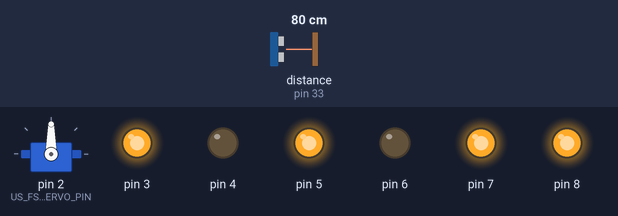
A sketch run on a simulated Arduino Mega 2560, built with avr-gcc and run on an emulated ATmega2560. Shown: servo, output pins drawn as LEDs (lit = HIGH). Wiring (inferred from the names in the program): ultrasonic range finder: trigger pin 32; echo pin 33. Inputs (shaded band) come from the test bench; at power-on: distance to the obstacle (sensor on pin 33) 80 cm. The echo pulse lasts 58.3 µs per cm; random numbers use the default seed unless the sketch sets one; pins used as bus, display or sensor lines are not drawn.

Above: at 1.2 s.
1.3 s: distance to the obstacle (sensor on pin 33) set to 18 cm
2.8 s: distance to the obstacle (sensor on pin 33) set to 15 cm
At 4.5 s:
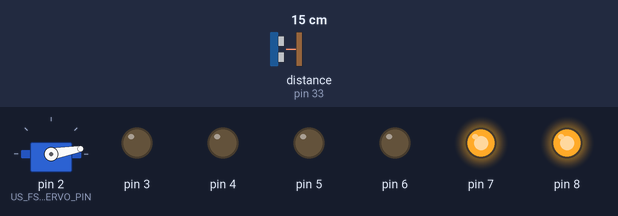
5.8 s: distance to the obstacle (sensor on pin 33) set to 35 cm
At 8.4 s:
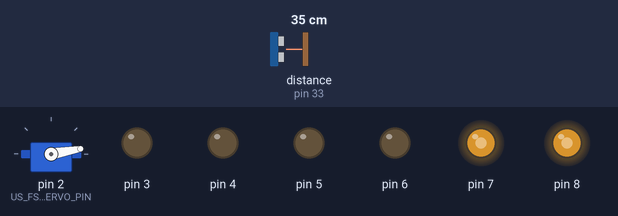
8.8 s: distance to the obstacle (sensor on pin 33) set to 2 cm
11.8 s: distance to the obstacle (sensor on pin 33) set to 60 cm
At 12.9 s:
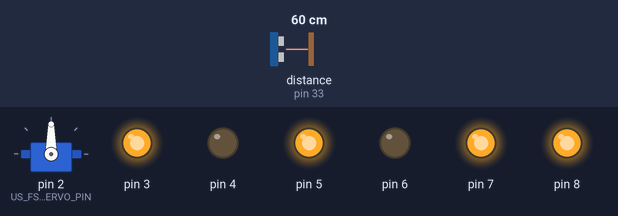
13.7 s: distance to the obstacle (sensor on pin 33) set to 4 cm
At 17.2 s:
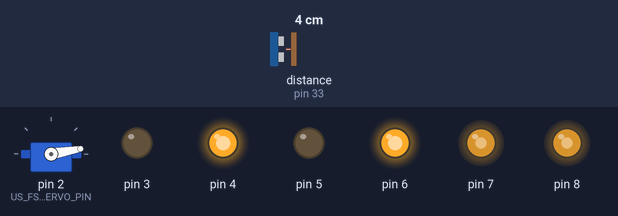
Timing chart, 0 to 17.7 s (numbered marks = the images above; inputs shaded):
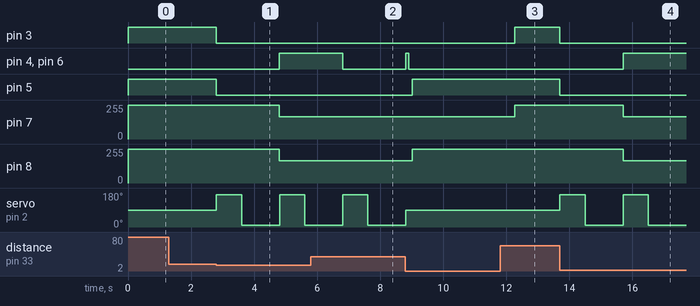

Measured:
- the behaviour switches between 17 and 16 cm on distance to the obstacle (sensor on pin 33) (found by bisection; images 0 and 1)
- after the input at 1.3 s, every drawn part: stays the same
- after the input at 2.8 s, pin 3, pin 5: HIGH → LOW at once; pin 4, pin 6: LOW → HIGH after 2.0 s; pin 7, pin 8: 255/255 → 167/255 after 2.0 s; servo on pin 2 (US_FS_SERVO_PIN): alternates 170° for 0.80 s and 10° for 1.2 s, starting at once
- after the input at 5.8 s, pin 4, pin 6: HIGH → LOW after 1.0 s
- after the input at 11.8 s, pin 3: LOW → HIGH after 0.47 s; pin 7: 167/255 → 255/255 after 0.47 s
- after the input at 13.7 s, pin 3, pin 5: HIGH → LOW at once; pin 4, pin 6: LOW → HIGH after 2.0 s; pin 7, pin 8: 255/255 → 167/255 after 2.0 s; servo on pin 2 (US_FS_SERVO_PIN): alternates 170° for 0.80 s and 10° for 1.2 s, starting at once

The sketch:

Robot.ino
```cpp
#include "doRobot.h"

DoRobot Robot;

void setup() {
	randomSeed(analogRead(0));
	Robot.init();
}

void loop() {
	Robot.run();
}
```

Antrieb2Motor.cpp
```cpp
#include "Antrieb2Motor.h"
#include <Arduino.h>

Antrieb2Motor::Antrieb2Motor(){}

Antrieb2Motor::Antrieb2Motor(int L_IN1, int L_IN2, int L_ENA, int R_IN1, int R_IN2, int R_ENA)
{
	LMotor.setPins(L_IN1, L_IN2, L_ENA);
	RMotor.setPins(R_IN1, R_IN2, R_ENA);
}

Antrieb2Motor::~Antrieb2Motor()
{

}

void Antrieb2Motor::setPins(const int L_IN1, const int L_IN2, const int L_ENA, const int R_IN1, const int R_IN2, const int R_ENA)
{
	LMotor.setPins(L_IN1, L_IN2, L_ENA);
	RMotor.setPins(R_IN1, R_IN2, R_ENA);
}

// gerade Vorwaerts
void Antrieb2Motor::Forward(int speed)
{
	LMotor.Forward(speed);
	RMotor.Forward(speed);
	_status = FORWARD;
}

// gerade Zurueck
void Antrieb2Motor::Backward(int speed)
{
	LMotor.Backward(speed);
	RMotor.Backward(speed);
	_status = BACKWARD;
}

// Motor auslaufen lassen
void Antrieb2Motor::Rollout(void)
{
	LMotor.Rollout();
	RMotor.Rollout();
	_status = STOP;
}

// Motor bremsen/stehen bleiben
void Antrieb2Motor::Stop(void)
{
	LMotor.Break();
	RMotor.Break();
	_status = STOP;
}

void Antrieb2Motor::TurnLeft(int millisec=360)
{
	DEBUG_PRINT("Turn Links: ");
	DEBUG_PRINTLN(millisec);
	this->Stop();
	RMotor.Forward(100);
	delay(millisec);
	this->Stop();
}

void Antrieb2Motor::TurnRight(int millisec=360)
{
	DEBUG_PRINT("Turn Rechts: ");
	DEBUG_PRINTLN(millisec);
	this->Stop();
	LMotor.Forward(100);
	delay(millisec);
	this->Stop();
}

void Antrieb2Motor::CurveLeft(const int procent)
{
	int ms_L = LMotor.getSpeedPerc();
	int ms_R = RMotor.getSpeedPerc();

	if ((ms_R + procent) <= 100) {
		RMotor.setSpeedPerc(ms_R + procent);
	}
	else {
		LMotor.setSpeedPerc(ms_L - procent);
	}
}

void Antrieb2Motor::CurveRight(const int procent)
{
	int ms_L = LMotor.getSpeedPerc();
	int ms_R = RMotor.getSpeedPerc();

	if ((ms_L + procent) <= 100) {
		LMotor.setSpeedPerc(ms_L + procent);
	}
	else {
		RMotor.setSpeedPerc(ms_R - procent);
	}
}

void Antrieb2Motor::setSpeed(int newspeed)
{
	DEBUG_PRINT("set Speed: ");
	DEBUG_PRINTLN(newspeed);
	LMotor.setSpeedPerc(newspeed);
	RMotor.setSpeedPerc(newspeed);
}

int Antrieb2Motor::getStatus(void)
{
	return _status;
}
```

Antrieb2Motor.h
```cpp
#pragma once
#ifndef __Antrieb2Motor__
#define __Antrieb2Motor__
#include "L298.h"
#include "globals.h"

class Antrieb2Motor
{
public:
	enum movement { STOP, FORWARD, BACKWARD };
	Antrieb2Motor(int L_IN1,int L_IN2, int L_ENA, int R_IN1, int R_IN2, int R_ENA);
	Antrieb2Motor();
	~Antrieb2Motor();

private:
	L298 LMotor, RMotor;
	movement _status;

public:
	void setPins(const int L_IN1,const int L_IN2,const int L_ENA,const int R_IN1,const int R_IN2,const int R_ENA);
	// gerade Vorwaerts
	void Forward(int speed);
	// gerade Rueckwaerts
	void Backward(int speed);
	// Motor ausrollen
	void Rollout();
	// Motor blockieren
	void Stop();
	// Linksturn
	void TurnLeft(int millisec);
	// Rechtsturn
	void TurnRight(int millisec);
	// Kurve links
	void CurveLeft(const int procent);
	// Kurve rechts
	void CurveRight(const int procent);
	// Geswindigkeit setzen
	void setSpeed(int newspeed);
	// gibt den aktuellen Bewegungsstatus retour
	int getStatus(void);
};

#endif // __Antrieb2Motor__
```

CrashSensor.cpp
```cpp
#include "CrashSensor.h"
#include <Arduino.h>
#include "globals.h"

CrashSensor::CrashSensor()
{
	pinMode(C_SENSOR_LH, INPUT);
	pinMode(C_SENSOR_LV, INPUT);
	pinMode(C_SENSOR_RH, INPUT);
	pinMode(C_SENSOR_RV, INPUT);
}


CrashSensor::~CrashSensor()
{
}

int CrashSensor::Scan()
{
	if(digitalRead(C_SENSOR_LV))
	return 0;
}
```

CrashSensor.h
```cpp
#ifndef __CrashSensor_H__
#define __CrashSensor_H__
class CrashSensor
{
public:
	CrashSensor();
	~CrashSensor();
	int Scan();
};
#endif
```

L298.cpp
```cpp
// Infos zu L298N: http://www.geeetech.com/wiki/index.php/L298N_Motor_Driver_Board
#include "L298.h"
#include <Arduino.h>

// Constructor fuer Motortreiber
L298::L298() { }

L298::L298(int IN1, int IN2, int ENA)
{
	_IN1 = IN1;
	_IN2 = IN2;
	_ENA = ENA;
	pinMode(_IN1, OUTPUT);
	pinMode(_IN2, OUTPUT);
	pinMode(_ENA, OUTPUT);
	this->Break();
	this->EnableMotor();
}


// Aktiviert den Motortreiber
void L298::EnableMotor()
{
	pinMode(_ENA, HIGH);
}
// setzt den Motortreiber inaktiv
void L298::DisableMotor()
{
	pinMode(_ENA, LOW);
}
// Bewegung vorwaerts
void L298::Forward()
{
	digitalWrite(_IN1, HIGH);
	digitalWrite(_IN2, LOW);
}
// Forwaerts mit Speedangabe in % (0..100)
void L298::Forward(const int speed)
{
	digitalWrite(_IN1, HIGH);
	digitalWrite(_IN2, LOW);
	setSpeedPerc(speed);
}
// Rueckwaerts
void L298::Backward()
{
	digitalWrite(_IN1, LOW);
	digitalWrite(_IN2, HIGH);
}
// Rueckwaerts mit Speedangabe in % (0..100)
void L298::Backward(const int speed)
{
	digitalWrite(_IN1, LOW);
	digitalWrite(_IN2, HIGH);
	setSpeedPerc(speed);
}
// sofortiger Motorstopp
void L298::Break()
{
	digitalWrite(_IN1, LOW);
	digitalWrite(_IN2, LOW);
}
// // Motor auslaufen lassen ohne zu Bremsen
void L298::Rollout()
{
	digitalWrite(_ENA, LOW);
	digitalWrite(_IN1, LOW);
	digitalWrite(_IN2, LOW);
}


///////////////////// SETTER //////////////////////////////////
void L298::setPins(const int IN1, const int IN2, const int ENA)
{
	_IN1 = IN1;
	_IN2 = IN2;
	_ENA = ENA;
	pinMode(_IN1, OUTPUT);
	pinMode(_IN2, OUTPUT);
	pinMode(_ENA, OUTPUT);
	this->Break();
	this->EnableMotor();
}
// Geschwindigkeit setzen in % (0 .. 100)
void L298::setSpeedPerc(const int speed)
{
	DEBUG_PRINT("in setSpeed: "); DEBUG_PRINTLN(speed);
	if (speed >= 0 && speed <= 100 && speed!=_speedPerc) {
		_speedPWM = int((MAX_PWM-MIN_PWM)/100.0*speed+MIN_PWM);
		_speedPerc = speed;
		analogWrite(_ENA, _speedPWM);
		DEBUG_PRINT("_speedPWM:  "); DEBUG_PRINTLN(_speedPWM);
		DEBUG_PRINT("_speedPerc: "); DEBUG_PRINTLN(_speedPerc);
	}
}
// Geschwindigkeit setzen in PWM
void L298::setSpeedPWM(const int speedPWM)
{

}
int L298::setRPM(const int rpm)
{
	int currentRPM = this->getRPM();
	while (currentRPM < rpm)
		setSpeedPWM(++currentRPM);
	while (currentRPM > rpm)
		setSpeedPWM(--currentRPM);
	_speedPWM = currentRPM;
	return 0;
}


//////////////////////// GETTER /////////////////////////////
int L298::getMaxPWM(void) const {
	return MAX_PWM;
}

int L298::getMinPWM(void) const {
	return MIN_PWM;
}

int L298::getSpeedPerc(void) const {
	return _speedPerc;
}

int L298::getRPM(void) const
{
    /* noch zu erledigen */
	return _rpm;
}

int L298::getSpeedPWM(void) const {
	return _speedPWM;
}
```

L298.h
```cpp
#pragma once
#ifndef _L298_H
#define _L298_H
#include "globals.h"

class L298
{
public:
	L298(int IN1, int IN2, int ENA);
	L298();

private:
	int _IN1;
	int _IN2;
	int _ENA;
	int _speedPWM;
	int _speedPerc;
	int _rpm;

public:

	// Aktiviert den Motortreiber
	void EnableMotor();
	// setzt den Motortreiber inaktiv
	void DisableMotor();


	// Bewegung vorwaerts
	void Forward();
	// Forwaerts mit Speedangabe in % (0..100)
	void Forward(const int speed);
	// Rueckwaerts
	void Backward();
	// Rueckwaerts mit Speedangabe in % (0..100)
	void Backward(const int speed);
	// sofortiger Motorstopp
	void Break();
	// // Motor auslaufen lassen ohne zu Bremsen
	void Rollout();


	// PINs für Motor festlegen
	void setPins(const int IN1, const int IN2, const int ENA);
	// Geschwindikeit setzen in % (0 .. 100)
	void setSpeedPerc(const int speedPerc);
	// Geschwindigkeit setzen in PWM
	void setSpeedPWM(const int speedPWM);
	// Drehzahl des Motor setzen
	int setRPM(const int rpm);


	// gibt den maximalen zu verwendeten PWM-Wert retour
	int getMaxPWM(void) const;
	// gibt den minimalen zu verwendeten PWM-Wert retour
	int getMinPWM(void) const;
	// gibt aktuellen PWM-Wert retour
	int getSpeedPWM(void) const;
	// gibt aktuellen Procentwert der Geschwindigkeit zurueck
	int getSpeedPerc(void) const;
	// gibt die Motordrezahl zurueck
	int getRPM(void) const;


};

#endif // !_L298_H
```

doRobot.cpp
```cpp
#include "doRobot.h"

DoRobot::DoRobot()
{
}

void DoRobot::init()
{
   FrontSensor.setPins(US_FS_TRIGGER_PIN, US_FS_ECHO_PIN, US_FS_SERVO_PIN);
   Vorderachse.setPins(MOTOR_IN_1, MOTOR_IN_2, MOTOR_IN_ENA, MOTOR_IN_3, MOTOR_IN_4, MOTOR_IN_ENB);
   Vorderachse.Stop();
   modus = AUTO;
   Serial.begin(BAUD);
   Serial1.begin(BAUD);
   Serial2.begin(BAUD);
   Serial3.begin(BAUD);
}

//------------------------------------------------------------------
// Function:     run()
// Class:        DoRobot
// Description:  Hauptschleife des Roboters
// Returns:      -
//
// Created:      2016-12-29 (14:33), by Andreas Moelzer
//------------------------------------------------------------------
void DoRobot::run()
{
	while (1) {
		CheckSerial();
		switch (modus) {
		case BT_REMOTE:
			DEBUG_PRINTLN("in Modus BT_REMOTE");
			ModeRemotecontrol();
			break;
		case AUTO:
			DEBUG_PRINTLN("im Modus AUTO");
			ModeAuto();
			break;
		case GO_HOME:
			DEBUG_PRINTLN("im Modus GO_HOME");
			ModeGoHome();
			break;
		case OFF:
			DEBUG_PRINTLN("im Modus OFF");
			ModeOff();
			break;
		case CHARGING:
			DEBUG_PRINTLN("im LadeModus");
			// TODO Methode Charging erstellen
		case AT_HOME:
			DEBUG_PRINTLN("gelangweilt daheim");
			// Todo: Methode gelangweilt daheim erstellen
			break;
		default:
			break;
		}
	}
}

char DoRobot::CheckSerial()
{
	char incomingByte = 0;

	if (Serial.available() > 0) {
		incomingByte = Serial.read();
	}
	if (Serial1.available() > 0) {
		incomingByte = Serial.read();
	}
	if (Serial2.available() > 0) {
		incomingByte = Serial.read();
	}
	if (Serial3.available() > 0) {
		incomingByte = Serial.read();
	}

	if (incomingByte != 0) {
		switch (toupper(incomingByte))
		{
		case KEY_MODE_AUTO:
			DEBUG_PRINTLN("switching to Automatic");
			this->modus = AUTO;
			break;
		case KEY_MODE_GOHOME:
			DEBUG_PRINTLN("going Home");
			this->modus = GO_HOME;
			break;
		case KEY_MODE_REMOTE:
			DEBUG_PRINTLN("switching Remotecontrol");
			this->modus = BT_REMOTE;
			Vorderachse.Stop();
			break;
		case KEY_MODE_OFF:
			DEBUG_PRINTLN("switching OFF");
			this->modus = OFF;
			break;
		default:
			break;
		}
	}

	return incomingByte;
}

void DoRobot::ModeRemotecontrol()
{
	char instruction = CheckSerial();
	if (modus != BT_REMOTE)
		return;

	switch (toupper(instruction)) {
		case KEY_FWD :
			Vorderachse.Forward(100);
			DEBUG_PRINTLN("ModeRemotecontrol: Forward");
			break;
		case KEY_BWD :
			Vorderachse.Backward(100);
			DEBUG_PRINTLN("ModeRemotecontrol: Backward");
			break;
		case KEY_LEFT:
			Vorderachse.CurveLeft(5);
			DEBUG_PRINTLN("ModeRemotecontrol: Left");
			break;
		case KEY_RIGHT:
			Vorderachse.CurveRight(5);
			DEBUG_PRINTLN("ModeRemotecontrol: Right");
			break;
		case KEY_STOP:
			Vorderachse.Stop();
			DEBUG_PRINTLN("ModeRemotecontrol: Stop");
			break;
		default:
			break;
	}
	instruction = 0;
	// Todo: Code überprüfen in RemoteControl
}

void DoRobot::ModeAuto()
{
	// Todo: Funktionalität der ModeAuto uberprüfen
	int x = 0;
	CheckSerial();
	DEBUG_PRINTLN("DoRobot::ModeAuto");
	if (modus != AUTO) {
		Vorderachse.Stop();
		return;
	}
	if (Vorderachse.getStatus() == 0)
		Vorderachse.Forward(100);
	DEBUG_PRINTLN("ModeAuto:");
	x = FrontSensor.Scan();
	if (x) {
		DEBUG_PRINT("ModeAuto: FrontSensor.Scan(): ");
		DEBUG_PRINTLN(x);
		Vorderachse.Stop();
		doEscape(FrontSensor.CheckLR());
	}
//	x= Bumper.scan()
}

void DoRobot::ModeGoHome()
{
	CheckSerial();
	if (modus != GO_HOME) {
		Vorderachse.Stop();
		return;
	}

}

void DoRobot::ModeOff()
{
	CheckSerial();
	if (modus != OFF) {
		return;
	}
	Vorderachse.Stop();
	// TODO: Methode ModeOFF vervollständigen

}

void DoRobot::doEscape(const int direction)
{
	// TODO: doEscape auf Herz und Nieren prüfen
	int x = 0;
	switch (direction) {
		case ESCAPE_LEFT:
			DEBUG_PRINTLN("DoRobot::doEscape ESCAPE_LEFT");
			Vorderachse.Backward(50);
			delay(100);
			Vorderachse.Stop();
			delay(100);
			Vorderachse.TurnLeft((int)TIME_90DEGREE / random(1, 3));
			x = FrontSensor.Scan();
			while (x) {
				Vorderachse.TurnLeft((int)TIME_90DEGREE / random(1, 3));
				x = FrontSensor.Scan();
				DEBUG_PRINT("in Whileschleife: ");
				DEBUG_PRINTLN(x);
			}
			Vorderachse.Forward(100);
		break;
		case ESCAPE_RIGHT:
			DEBUG_PRINTLN("DoRobot::doEscape ESCAPE_RIGHT");
			Vorderachse.Backward(50);
			delay(100);
			Vorderachse.Stop();
			delay(100);
			Vorderachse.TurnRight((int)TIME_90DEGREE / random(1, 3));
			x = FrontSensor.Scan();
			while (x) {
				Vorderachse.TurnRight((int)TIME_90DEGREE / random(1, 3));
				x = FrontSensor.Scan();
				DEBUG_PRINT("in Whileschleife: ");
				DEBUG_PRINTLN(x);
			}
			Vorderachse.Forward(100);
			break;
		case ESCAPE_BACK: Vorderachse.Backward(50);
			while (FrontSensor.CheckLR() == ESCAPE_BACK)
				delay(100);
			Vorderachse.Stop();
			doEscape(FrontSensor.CheckLR());
         	break;
		default:
			break;
	}
}
```

doRobot.h
```cpp
// doRobot.h

#ifndef _DOROBOT_h
#define _DOROBOT_h
#include "Antrieb2Motor.h"
#include "ultrasonic.h"
#include "globals.h"
#if defined(ARDUINO) && ARDUINO >= 100
	#include "arduino.h"
#else
	#include "WProgram.h"
#endif

class DoRobot
{
	protected:
		enum Mode { AUTO, BT_REMOTE, STOP, OFF, GO_HOME, AT_HOME, CHARGING };

	private:
		char incomingByte;
		Mode modus;
		Antrieb2Motor Vorderachse; // Antriebsachse
		Ultrasonic FrontSensor;

		char CheckSerial();

		void ModeRemotecontrol();
		void ModeAuto();
		void ModeGoHome();
		void ModeOff();
		void doEscape(const int direction);


	public:
		DoRobot();
		void init();
		void run();
};
#endif
```

functions.cpp
```cpp
//
//
//

#include "functions.h"
```

functions.h
```cpp
// functions.h


#ifndef _FUNCTIONS_h
#define _FUNCTIONS_h

#if defined(ARDUINO) && ARDUINO >= 100
	#include "arduino.h"
#else
	#include "WProgram.h"
#endif


#endif
```

globals.h
```cpp
#ifndef __GLOBALS_H__
#define __GLOBALS_H__
//#include "Antrieb2Motor.h";
//#include "ultrasonic.h";

// #define DEBUG /* Debugging ON/OFF */

#ifdef DEBUG
#define DEBUG_PRINT(x) /* delay(500);*/ Serial.print(x); Serial1.print(x)
#define DEBUG_PRINTLN(x)  /* delay(500);*/ Serial.println(x); Serial1.println(x)
#else
#define DEBUG_PRINT(x)
#define DEBUG_PRINTLN(x)
#endif
/**************************************************************************/
/************************ Keys fuer BT (seriell) Remotecontrol ************/
/**************************************************************************/

#define KEY_FWD 'F'
#define KEY_BWD 'B'
#define KEY_LEFT 'L'
#define KEY_RIGHT 'R'

#define KEY_STOP 'S'

#define KEY_MODE_AUTO 'A'
#define KEY_MODE_REMOTE 'I'
#define KEY_MODE_GOHOME 'H'
#define KEY_MODE_OFF 'O'

/**************************************************************************/
/************************ Motorsteuerung **********************************/
/**************************************************************************/

/* Pins fuer linken/rechten Motor (verwendet in Antrieb2Motor bzw. L298)  */
#define MOTOR_IN_1  3
#define MOTOR_IN_2  4
#define MOTOR_IN_3  5
#define MOTOR_IN_4  6
#define MOTOR_IN_ENA  7    /* muss PWM-Pin sein */
#define MOTOR_IN_ENB  8    /* muss PWM-PIN sein */
#define MIN_PWM 80     /* Minimalwert PWM bevor Motor stehen bleibt */
#define MAX_PWM 255    /* Maximalgeschwindigkeit PWM */
#define SEN_RPM_LINKS_PIN 11 /* Pin fuer linken Drezahlsensor */
#define SEN_RPM_RECHTS_PIN 12 /* Pin fuer rechten Drezahlsensor */

/* Settings fuer Steuerung ( Antrieb2Motor ) */
#define TIME_90DEGREE 500 /* Zeit in Millisekunden die ca. für eine 90° Kurve benötigt wird */

/*************************************************************************/
/********************** Ultraschallsensor auf Servo **********************/
/*************************************************************************/

#define US_FS_SERVO_PIN 2
#define US_FS_TRIGGER_PIN 32 // UltraSonicFrontSensor
#define US_FS_ECHO_PIN 33
#define SONIC_TIMEOUT 4000  // millisikunden die wir maximal auf ein Echo warten, alles was grösser ist weit weg
#define DANGER_RANGE 15  // ab welcher Entfernung in cm wird es gefaehrlich  ?

#define ESCAPE 10
#define ESCAPE_LEFT 1
#define ESCAPE_RIGHT 2
#define ESCAPE_BACK 3

/*************************************************************************/
/********************* Crash-Sensoren PINS *******************************/
/*************************************************************************/
#define C_SENSOR_LV 22
#define C_SENSOR_RV 23
#define C_SENSOR_LH 24
#define C_SENSOR_RH 25

/*************************************************************************/
/********************* Sonstiges *****************************************/
/*************************************************************************/

#define PAUSE 1000
#define BAUD 115200

#endif // __GLOBALS_H__
```

ultrasonic.h
```cpp
// ultrasonic.h
#ifndef _ULTRASONIC_h
#define _ULTRASONIC_h

#if defined(ARDUINO) && ARDUINO >= 100
	#include "arduino.h"
#else
	#include "WProgram.h"
#endif

#include "globals.h"
#include <Servo.h>


class Ultrasonic {
private:
	int _triggerPin, _echoPin, _servoPin;
	Servo _servo;

	/* ermittelt die Entfernung */
	int distance(void);

	public:
		Ultrasonic();
		Ultrasonic(int TriggerPin, int EchoPin, int ServoPin);
		void setPins(const int TriggerPin,const int EchoPin,const int ServoPin);
		// scannt in gerader Linie (Servo 90°) und gibt 0/1 bei Hinderniss zurück
		int Scan();
		int CheckLR(void);

};

#endif
```

Source omitted: ultrasonic.cpp (2303 bytes)
